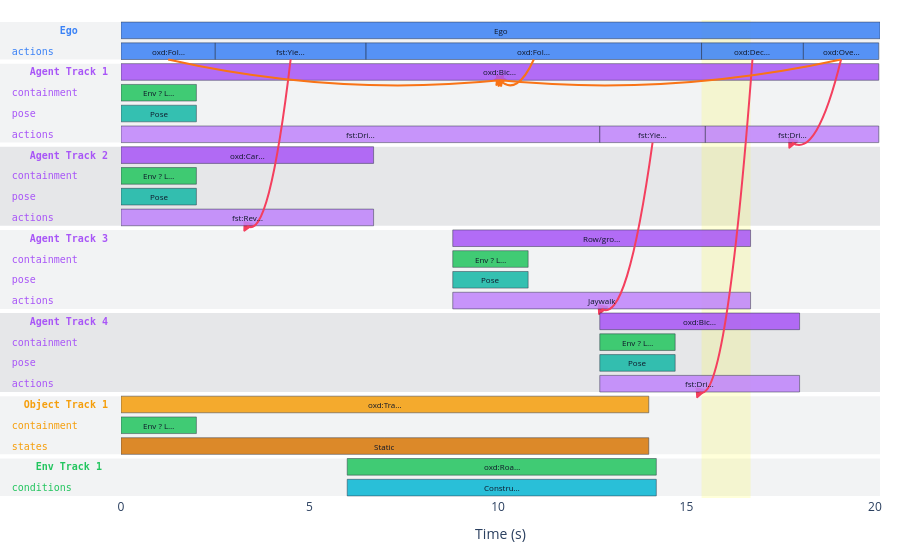

Write notebook code for a chart like this one.
### Markdown cell above
## 4. Headless timeline figure

`viz.render_timeline(seq, highlight=...)` returns a static
`plotly.graph_objects.Figure` with one row per track group
(Ego / Agents / Traffic Lights / Objects / Environments) and
causal relationship arrows such as `because_of` overlaid. The
`highlight` band marks a window — pass `m.interval` to focus
attention on the match.

### Code cell
fig = viz.render_timeline(seq, highlight=(m.interval.start, m.interval.end))
fig

### Figure 1 — Plotly figure (JSON) as saved in the notebook; plotly's stock layout.template omitted (floating-point values rounded to 4 significant figures)
{"data": [{"hoverinfo": "text", "hovertext": "oxd:Road (Environment1)<br>[6.00s – 14.20s]<br>track: env_0", "marker": {"color": "#22c55e", "opacity": 0, "size": 20}, "mode": "markers", "name": "hover:segment:env_0_0", "showlegend": false, "type": "scatter", "x": [10.1], "xaxis": "x", "y": [21.0], "yaxis": "y"}, {"hoverinfo": "text", "hovertext": "Construction Zone (Condition1)<br>[6.00s – 14.20s]<br>track: env_0", "marker": {"color": "#06b6d4", "opacity": 0, "size": 20}, "mode": "markers", "name": "hover:segment:cond_0_1", "showlegend": false, "type": "scatter", "x": [10.1], "xaxis": "x", "y": [22.0], "yaxis": "y"}, {"hoverinfo": "text", "hovertext": "Ego<br>[0.00s – 20.13s]<br>track: ego_act", "marker": {"color": "#3b82f6", "opacity": 0, "size": 20}, "mode": "markers", "name": "hover:segment:ego_parent_2", "showlegend": false, "type": "scatter", "x": [10.07], "xaxis": "x", "y": [0.0], "yaxis": "y"}, {"hoverinfo": "text", "hovertext": "oxd:FollowRoadUser<br>[0.00s – 2.50s]<br>track: ego_act", "marker": {"color": "#3b82f6", "opacity": 0, "size": 20}, "mode": "markers", "name": "hover:segment:ego_act_3", "showlegend": false, "type": "scatter", "x": [1.25], "xaxis": "x", "y": [1.0], "yaxis": "y"}, {"hoverinfo": "text", "hovertext": "fst:Yield<br>[2.50s – 6.50s]<br>track: ego_act", "marker": {"color": "#3b82f6", "opacity": 0, "size": 20}, "mode": "markers", "name": "hover:segment:ego_act_4", "showlegend": false, "type": "scatter", "x": [4.5], "xaxis": "x", "y": [1.0], "yaxis": "y"}, {"hoverinfo": "text", "hovertext": "oxd:FollowRoadUser<br>[6.50s – 15.40s]<br>track: ego_act", "marker": {"color": "#3b82f6", "opacity": 0, "size": 20}, "mode": "markers", "name": "hover:segment:ego_act_5", "showlegend": false, "type": "scatter", "x": [10.95], "xaxis": "x", "y": [1.0], "yaxis": "y"}, {"hoverinfo": "text", "hovertext": "oxd:Decelerate<br>[15.40s – 18.10s]<br>track: ego_act", "marker": {"color": "#3b82f6", "opacity": 0, "size": 20}, "mode": "markers", "name": "hover:segment:ego_act_6", "showlegend": false, "type": "scatter", "x": [16.75], "xaxis": "x", "y": [1.0], "yaxis": "y"}, {"hoverinfo": "text", "hovertext": "oxd:Overtake<br>[18.10s – 20.10s]<br>track: ego_act", "marker": {"color": "#3b82f6", "opacity": 0, "size": 20}, "mode": "markers", "name": "hover:segment:ego_act_7", "showlegend": false, "type": "scatter", "x": [19.1], "xaxis": "x", "y": [1.0], "yaxis": "y"}, {"hoverinfo": "text", "hovertext": "oxd:TrafficCone (Object1)<br>[0.00s – 14.00s]<br>track: obj_0", "marker": {"color": "#f59e0b", "opacity": 0, "size": 20}, "mode": "markers", "name": "hover:segment:obj_0_9", "showlegend": false, "type": "scatter", "x": [7.0], "xaxis": "x", "y": [18.0], "yaxis": "y"}, {"hoverinfo": "text", "hovertext": "Static<br>[0.00s – 14.00s]<br>track: obj_0", "marker": {"color": "#d97706", "opacity": 0, "size": 20}, "mode": "markers", "name": "hover:segment:obj_state_0_0_10", "showlegend": false, "type": "scatter", "x": [7.0], "xaxis": "x", "y": [20.0], "yaxis": "y"}, {"hoverinfo": "text", "hovertext": "Env ? Lane none<br>[0.00s – 2.00s]<br>track: obj_0", "marker": {"color": "#22c55e", "opacity": 0, "size": 20}, "mode": "markers", "name": "hover:segment:obj_cont_0_0_11", "showlegend": false, "type": "scatter", "x": [1.0], "xaxis": "x", "y": [19.0], "yaxis": "y"}, {"hoverinfo": "text", "hovertext": "oxd:Bicycle [Agent]<br>[0.00s – 20.10s]<br>track: agent_0", "marker": {"color": "#a855f7", "opacity": 0, "size": 20}, "mode": "markers", "name": "hover:segment:agent_0_12", "showlegend": false, "type": "scatter", "x": [10.05], "xaxis": "x", "y": [2.0], "yaxis": "y"}, {"hoverinfo": "text", "hovertext": "fst:DrivingInLane<br>[0.00s – 12.70s]<br>track: agent_0", "marker": {"color": "#c084fc", "opacity": 0, "size": 20}, "mode": "markers", "name": "hover:segment:agent_action_0_0_13", "showlegend": false, "type": "scatter", "x": [6.35], "xaxis": "x", "y": [5.0], "yaxis": "y"}, {"hoverinfo": "text", "hovertext": "fst:Yield<br>[12.70s – 15.50s]<br>track: agent_0", "marker": {"color": "#c084fc", "opacity": 0, "size": 20}, "mode": "markers", "name": "hover:segment:agent_action_0_1_14", "showlegend": false, "type": "scatter", "x": [14.1], "xaxis": "x", "y": [5.0], "yaxis": "y"}, {"hoverinfo": "text", "hovertext": "fst:DrivingInLane<br>[15.50s – 20.10s]<br>track: agent_0", "marker": {"color": "#c084fc", "opacity": 0, "size": 20}, "mode": "markers", "name": "hover:segment:agent_action_0_2_15", "showlegend": false, "type": "scatter", "x": [17.8], "xaxis": "x", "y": [5.0], "yaxis": "y"}, {"hoverinfo": "text", "hovertext": "Pose<br>[0.00s – 2.00s]<br>track: agent_0", "marker": {"color": "#14b8a6", "opacity": 0, "size": 20}, "mode": "markers", "name": "hover:segment:agent_pose_0_0_16", "showlegend": false, "type": "scatter", "x": [1.0], "xaxis": "x", "y": [4.0], "yaxis": "y"}, {"hoverinfo": "text", "hovertext": "Env ? Lane none<br>[0.00s – 2.00s]<br>track: agent_0", "marker": {"color": "#22c55e", "opacity": 0, "size": 20}, "mode": "markers", "name": "hover:segment:agent_cont_0_0_17", "showlegend": false, "type": "scatter", "x": [1.0], "xaxis": "x", "y": [3.0], "yaxis": "y"}, {"hoverinfo": "text", "hovertext": "oxd:Car [Agent]<br>[0.00s – 6.70s]<br>track: agent_1", "marker": {"color": "#a855f7", "opacity": 0, "size": 20}, "mode": "markers", "name": "hover:segment:agent_1_19", "showlegend": false, "type": "scatter", "x": [3.35], "xaxis": "x", "y": [6.0], "yaxis": "y"}, {"hoverinfo": "text", "hovertext": "fst:Reverse<br>[0.00s – 6.70s]<br>track: agent_1", "marker": {"color": "#c084fc", "opacity": 0, "size": 20}, "mode": "markers", "name": "hover:segment:agent_action_1_0_20", "showlegend": false, "type": "scatter", "x": [3.35], "xaxis": "x", "y": [9.0], "yaxis": "y"}, {"hoverinfo": "text", "hovertext": "Pose<br>[0.00s – 2.00s]<br>track: agent_1", "marker": {"color": "#14b8a6", "opacity": 0, "size": 20}, "mode": "markers", "name": "hover:segment:agent_pose_1_0_21", "showlegend": false, "type": "scatter", "x": [1.0], "xaxis": "x", "y": [8.0], "yaxis": "y"}, {"hoverinfo": "text", "hovertext": "Env ? Lane none<br>[0.00s – 2.00s]<br>track: agent_1", "marker": {"color": "#22c55e", "opacity": 0, "size": 20}, "mode": "markers", "name": "hover:segment:agent_cont_1_0_22", "showlegend": false, "type": "scatter", "x": [1.0], "xaxis": "x", "y": [7.0], "yaxis": "y"}, {"hoverinfo": "text", "hovertext": "Row/group Pedestrian (Adult) [Agent]<br>[8.80s – 16.70s]<br>track: agent_2", "marker": {"color": "#a855f7", "opacity": 0, "size": 20}, "mode": "markers", "name": "hover:segment:agent_2_23", "showlegend": false, "type": "scatter", "x": [12.75], "xaxis": "x", "y": [10.0], "yaxis": "y"}, {"hoverinfo": "text", "hovertext": "Jaywalk<br>[8.80s – 16.70s]<br>track: agent_2", "marker": {"color": "#c084fc", "opacity": 0, "size": 20}, "mode": "markers", "name": "hover:segment:agent_action_2_0_24", "showlegend": false, "type": "scatter", "x": [12.75], "xaxis": "x", "y": [13.0], "yaxis": "y"}, {"hoverinfo": "text", "hovertext": "Pose<br>[8.80s – 10.80s]<br>track: agent_2", "marker": {"color": "#14b8a6", "opacity": 0, "size": 20}, "mode": "markers", "name": "hover:segment:agent_pose_2_0_25", "showlegend": false, "type": "scatter", "x": [9.8], "xaxis": "x", "y": [12.0], "yaxis": "y"}, {"hoverinfo": "text", "hovertext": "Env ? Lane none<br>[8.80s – 10.80s]<br>track: agent_2", "marker": {"color": "#22c55e", "opacity": 0, "size": 20}, "mode": "markers", "name": "hover:segment:agent_cont_2_0_26", "showlegend": false, "type": "scatter", "x": [9.8], "xaxis": "x", "y": [11.0], "yaxis": "y"}, {"hoverinfo": "text", "hovertext": "oxd:Bicycle [Agent]<br>[12.70s – 18.00s]<br>track: agent_3", "marker": {"color": "#a855f7", "opacity": 0, "size": 20}, "mode": "markers", "name": "hover:segment:agent_3_27", "showlegend": false, "type": "scatter", "x": [15.35], "xaxis": "x", "y": [14.0], "yaxis": "y"}, {"hoverinfo": "text", "hovertext": "fst:DrivingInLane<br>[12.70s – 18.00s]<br>track: agent_3", "marker": {"color": "#c084fc", "opacity": 0, "size": 20}, "mode": "markers", "name": "hover:segment:agent_action_3_0_28", "showlegend": false, "type": "scatter", "x": [15.35], "xaxis": "x", "y": [17.0], "yaxis": "y"}, {"hoverinfo": "text", "hovertext": "Pose<br>[12.70s – 14.70s]<br>track: agent_3", "marker": {"color": "#14b8a6", "opacity": 0, "size": 20}, "mode": "markers", "name": "hover:segment:agent_pose_3_0_29", "showlegend": false, "type": "scatter", "x": [13.7], "xaxis": "x", "y": [16.0], "yaxis": "y"}, {"hoverinfo": "text", "hovertext": "Env ? Lane none<br>[12.70s – 14.70s]<br>track: agent_3", "marker": {"color": "#22c55e", "opacity": 0, "size": 20}, "mode": "markers", "name": "hover:segment:agent_cont_3_0_30", "showlegend": false, "type": "scatter", "x": [13.7], "xaxis": "x", "y": [15.0], "yaxis": "y"}, {"hoverinfo": "text", "hovertext": "because_of<br>fst:Yield<br>  → fst:Reverse", "marker": {"angle": -35.71, "color": "#f43f5e", "line": {"color": "#f43f5e", "width": 1.5}, "size": 10, "symbol": "triangle-up"}, "mode": "markers", "name": "arrowhead:because_of:ego_act_4->agent_action_1_0_20", "showlegend": false, "type": "scatter", "x": [3.35], "xaxis": "x", "y": [9.4], "yaxis": "y"}, {"hoverinfo": "text", "hovertext": "because_of<br>fst:Yield<br>  → fst:Reverse", "marker": {"color": "#f43f5e", "opacity": 0, "size": 18}, "mode": "markers", "name": "hover:arrow:because_of:ego_act_4->agent_action_1_0_20", "showlegend": false, "type": "scatter", "x": [3.925], "xaxis": "x", "y": [7.8], "yaxis": "y"}, {"hoverinfo": "text", "hovertext": "because_of<br>oxd:Decelerate<br>  → fst:DrivingInLane", "marker": {"angle": -41.19, "color": "#f43f5e", "line": {"color": "#f43f5e", "width": 1.5}, "size": 10, "symbol": "triangle-up"}, "mode": "markers", "name": "arrowhead:because_of:ego_act_6->agent_action_3_0_28", "showlegend": false, "type": "scatter", "x": [15.35], "xaxis": "x", "y": [17.4], "yaxis": "y"}, {"hoverinfo": "text", "hovertext": "because_of<br>oxd:Decelerate<br>  → fst:DrivingInLane", "marker": {"color": "#f43f5e", "opacity": 0, "size": 18}, "mode": "markers", "name": "hover:arrow:because_of:ego_act_6->agent_action_3_0_28", "showlegend": false, "type": "scatter", "x": [16.05], "xaxis": "x", "y": [13.8], "yaxis": "y"}, {"hoverinfo": "text", "hovertext": "because_of<br>oxd:Overtake<br>  → fst:DrivingInLane", "marker": {"angle": -39.09, "color": "#f43f5e", "line": {"color": "#f43f5e", "width": 1.5}, "size": 10, "symbol": "triangle-up"}, "mode": "markers", "name": "arrowhead:because_of:ego_act_7->agent_action_0_2_15", "showlegend": false, "type": "scatter", "x": [17.8], "xaxis": "x", "y": [5.4], "yaxis": "y"}, {"hoverinfo": "text", "hovertext": "because_of<br>oxd:Overtake<br>  → fst:DrivingInLane", "marker": {"color": "#f43f5e", "opacity": 0, "size": 18}, "mode": "markers", "name": "hover:arrow:because_of:ego_act_7->agent_action_0_2_15", "showlegend": false, "type": "scatter", "x": [18.45], "xaxis": "x", "y": [4.8], "yaxis": "y"}, {"hoverinfo": "text", "hovertext": "because_of<br>fst:Yield<br>  → Jaywalk", "marker": {"angle": -40.16, "color": "#f43f5e", "line": {"color": "#f43f5e", "width": 1.5}, "size": 10, "symbol": "triangle-up"}, "mode": "markers", "name": "arrowhead:because_of:agent_action_0_1_14->agent_action_2_0_24", "showlegend": false, "type": "scatter", "x": [12.75], "xaxis": "x", "y": [13.4], "yaxis": "y"}, {"hoverinfo": "text", "hovertext": "because_of<br>fst:Yield<br>  → Jaywalk", "marker": {"color": "#f43f5e", "opacity": 0, "size": 18}, "mode": "markers", "name": "hover:arrow:because_of:agent_action_0_1_14->agent_action_2_0_24", "showlegend": false, "type": "scatter", "x": [13.43], "xaxis": "x", "y": [11.8], "yaxis": "y"}, {"hoverinfo": "text", "hovertext": "action_target<br>oxd:FollowRoadUser<br>  → oxd:Bicycle [Agent]", "marker": {"angle": 79.7, "color": "#f97316", "line": {"color": "#f97316", "width": 1.5}, "size": 10, "symbol": "triangle-up"}, "mode": "markers", "name": "arrowhead:action_target:ego_act_3->agent_0_12", "showlegend": false, "type": "scatter", "x": [10.05], "xaxis": "x", "y": [2.4], "yaxis": "y"}, {"hoverinfo": "text", "hovertext": "action_target<br>oxd:FollowRoadUser<br>  → oxd:Bicycle [Agent]", "marker": {"color": "#f97316", "opacity": 0, "size": 18}, "mode": "markers", "name": "hover:arrow:action_target:ego_act_3->agent_0_12", "showlegend": false, "type": "scatter", "x": [5.65], "xaxis": "x", "y": [2.55], "yaxis": "y"}, {"hoverinfo": "text", "hovertext": "action_target<br>oxd:FollowRoadUser<br>  → oxd:Bicycle [Agent]", "marker": {"angle": -29.36, "color": "#f97316", "line": {"color": "#f97316", "width": 1.5}, "size": 10, "symbol": "triangle-up"}, "mode": "markers", "name": "arrowhead:action_target:ego_act_5->agent_0_12", "showlegend": false, "type": "scatter", "x": [10.05], "xaxis": "x", "y": [2.4], "yaxis": "y"}, {"hoverinfo": "text", "hovertext": "action_target<br>oxd:FollowRoadUser<br>  → oxd:Bicycle [Agent]", "marker": {"color": "#f97316", "opacity": 0, "size": 18}, "mode": "markers", "name": "hover:arrow:action_target:ego_act_5->agent_0_12", "showlegend": false, "type": "scatter", "x": [10.5], "xaxis": "x", "y": [2.55], "yaxis": "y"}, {"hoverinfo": "text", "hovertext": "action_target<br>oxd:Overtake<br>  → oxd:Bicycle [Agent]", "marker": {"angle": -79.97, "color": "#f97316", "line": {"color": "#f97316", "width": 1.5}, "size": 10, "symbol": "triangle-up"}, "mode": "markers", "name": "arrowhead:action_target:ego_act_7->agent_0_12", "showlegend": false, "type": "scatter", "x": [10.05], "xaxis": "x", "y": [2.4], "yaxis": "y"}, {"hoverinfo": "text", "hovertext": "action_target<br>oxd:Overtake<br>  → oxd:Bicycle [Agent]", "marker": {"color": "#f97316", "opacity": 0, "size": 18}, "mode": "markers", "name": "hover:arrow:action_target:ego_act_7->agent_0_12", "showlegend": false, "type": "scatter", "x": [14.57], "xaxis": "x", "y": [2.55], "yaxis": "y"}], "layout": {"annotations": [{"font": {"color": "#0f172a", "size": 8}, "name": "label:env_0_0", "showarrow": false, "text": "oxd:Roa…", "x": 10.1, "xref": "x", "y": 21.0, "yref": "y"}, {"font": {"color": "#0f172a", "size": 8}, "name": "label:cond_0_1", "showarrow": false, "text": "Constru…", "x": 10.1, "xref": "x", "y": 22.0, "yref": "y"}, {"font": {"color": "#0f172a", "size": 8}, "name": "label:ego_parent_2", "showarrow": false, "text": "Ego", "x": 10.07, "xref": "x", "y": 0.0, "yref": "y"}, {"font": {"color": "#0f172a", "size": 8}, "name": "label:ego_act_3", "showarrow": false, "text": "oxd:Fol…", "x": 1.25, "xref": "x", "y": 1.0, "yref": "y"}, {"font": {"color": "#0f172a", "size": 8}, "name": "label:ego_act_4", "showarrow": false, "text": "fst:Yie…", "x": 4.5, "xref": "x", "y": 1.0, "yref": "y"}, {"font": {"color": "#0f172a", "size": 8}, "name": "label:ego_act_5", "showarrow": false, "text": "oxd:Fol…", "x": 10.95, "xref": "x", "y": 1.0, "yref": "y"}, {"font": {"color": "#0f172a", "size": 8}, "name": "label:ego_act_6", "showarrow": false, "text": "oxd:Dec…", "x": 16.75, "xref": "x", "y": 1.0, "yref": "y"}, {"font": {"color": "#0f172a", "size": 8}, "name": "label:ego_act_7", "showarrow": false, "text": "oxd:Ove…", "x": 19.1, "xref": "x", "y": 1.0, "yref": "y"}, {"font": {"color": "#0f172a", "size": 8}, "name": "label:obj_0_9", "showarrow": false, "text": "oxd:Tra…", "x": 7.0, "xref": "x", "y": 18.0, "yref": "y"}, {"font": {"color": "#0f172a", "size": 8}, "name": "label:obj_state_0_0_10", "showarrow": false, "text": "Static", "x": 7.0, "xref": "x", "y": 20.0, "yref": "y"}, {"font": {"color": "#0f172a", "size": 8}, "name": "label:obj_cont_0_0_11", "showarrow": false, "text": "Env ? L…", "x": 1.0, "xref": "x", "y": 19.0, "yref": "y"}, {"font": {"color": "#0f172a", "size": 8}, "name": "label:agent_0_12", "showarrow": false, "text": "oxd:Bic…", "x": 10.05, "xref": "x", "y": 2.0, "yref": "y"}, {"font": {"color": "#0f172a", "size": 8}, "name": "label:agent_action_0_0_13", "showarrow": false, "text": "fst:Dri…", "x": 6.35, "xref": "x", "y": 5.0, "yref": "y"}, {"font": {"color": "#0f172a", "size": 8}, "name": "label:agent_action_0_1_14", "showarrow": false, "text": "fst:Yie…", "x": 14.1, "xref": "x", "y": 5.0, "yref": "y"}, {"font": {"color": "#0f172a", "size": 8}, "name": "label:agent_action_0_2_15", "showarrow": false, "text": "fst:Dri…", "x": 17.8, "xref": "x", "y": 5.0, "yref": "y"}, {"font": {"color": "#0f172a", "size": 8}, "name": "label:agent_pose_0_0_16", "showarrow": false, "text": "Pose", "x": 1.0, "xref": "x", "y": 4.0, "yref": "y"}, {"font": {"color": "#0f172a", "size": 8}, "name": "label:agent_cont_0_0_17", "showarrow": false, "text": "Env ? L…", "x": 1.0, "xref": "x", "y": 3.0, "yref": "y"}, {"font": {"color": "#0f172a", "size": 8}, "name": "label:agent_1_19", "showarrow": false, "text": "oxd:Car…", "x": 3.35, "xref": "x", "y": 6.0, "yref": "y"}, {"font": {"color": "#0f172a", "size": 8}, "name": "label:agent_action_1_0_20", "showarrow": false, "text": "fst:Rev…", "x": 3.35, "xref": "x", "y": 9.0, "yref": "y"}, {"font": {"color": "#0f172a", "size": 8}, "name": "label:agent_pose_1_0_21", "showarrow": false, "text": "Pose", "x": 1.0, "xref": "x", "y": 8.0, "yref": "y"}, {"font": {"color": "#0f172a", "size": 8}, "name": "label:agent_cont_1_0_22", "showarrow": false, "text": "Env ? L…", "x": 1.0, "xref": "x", "y": 7.0, "yref": "y"}, {"font": {"color": "#0f172a", "size": 8}, "name": "label:agent_2_23", "showarrow": false, "text": "Row/gro…", "x": 12.75, "xref": "x", "y": 10.0, "yref": "y"}, {"font": {"color": "#0f172a", "size": 8}, "name": "label:agent_action_2_0_24", "showarrow": false, "text": "Jaywalk", "x": 12.75, "xref": "x", "y": 13.0, "yref": "y"}, {"font": {"color": "#0f172a", "size": 8}, "name": "label:agent_pose_2_0_25", "showarrow": false, "text": "Pose", "x": 9.8, "xref": "x", "y": 12.0, "yref": "y"}, {"font": {"color": "#0f172a", "size": 8}, "name": "label:agent_cont_2_0_26", "showarrow": false, "text": "Env ? L…", "x": 9.8, "xref": "x", "y": 11.0, "yref": "y"}, {"font": {"color": "#0f172a", "size": 8}, "name": "label:agent_3_27", "showarrow": false, "text": "oxd:Bic…", "x": 15.35, "xref": "x", "y": 14.0, "yref": "y"}, {"font": {"color": "#0f172a", "size": 8}, "name": "label:agent_action_3_0_28", "showarrow": false, "text": "fst:Dri…", "x": 15.35, "xref": "x", "y": 17.0, "yref": "y"}, {"font": {"color": "#0f172a", "size": 8}, "name": "label:agent_pose_3_0_29", "showarrow": false, "text": "Pose", "x": 13.7, "xref": "x", "y": 16.0, "yref": "y"}, {"font": {"color": "#0f172a", "size": 8}, "name": "label:agent_cont_3_0_30", "showarrow": false, "text": "Env ? L…", "x": 13.7, "xref": "x", "y": 15.0, "yref": "y"}], "height": 552, "margin": {"b": 40, "l": 80, "r": 20, "t": 20}, "shapes": [{"fillcolor": "rgba(15, 23, 42, 0.05)", "layer": "below", "line": {"width": 0}, "name": "entity_block:Ego:0", "opacity": 1.0, "type": "rect", "x0": -0.18, "x1": 1.0, "xref": "paper", "y0": -0.4, "y1": 1.4, "yref": "y"}, {"fillcolor": "rgba(15, 23, 42, 0.05)", "layer": "below", "line": {"width": 0}, "name": "entity_block:Agents:0", "opacity": 1.0, "type": "rect", "x0": -0.18, "x1": 1.0, "xref": "paper", "y0": 1.6, "y1": 5.4, "yref": "y"}, {"fillcolor": "rgba(15, 23, 42, 0.1)", "layer": "below", "line": {"width": 0}, "name": "entity_block:Agents:1", "opacity": 1.0, "type": "rect", "x0": -0.18, "x1": 1.0, "xref": "paper", "y0": 5.6, "y1": 9.4, "yref": "y"}, {"fillcolor": "rgba(15, 23, 42, 0.05)", "layer": "below", "line": {"width": 0}, "name": "entity_block:Agents:2", "opacity": 1.0, "type": "rect", "x0": -0.18, "x1": 1.0, "xref": "paper", "y0": 9.6, "y1": 13.4, "yref": "y"}, {"fillcolor": "rgba(15, 23, 42, 0.1)", "layer": "below", "line": {"width": 0}, "name": "entity_block:Agents:3", "opacity": 1.0, "type": "rect", "x0": -0.18, "x1": 1.0, "xref": "paper", "y0": 13.6, "y1": 17.4, "yref": "y"}, {"fillcolor": "rgba(15, 23, 42, 0.05)", "layer": "below", "line": {"width": 0}, "name": "entity_block:Objects:0", "opacity": 1.0, "type": "rect", "x0": -0.18, "x1": 1.0, "xref": "paper", "y0": 17.6, "y1": 20.4, "yref": "y"}, {"fillcolor": "rgba(15, 23, 42, 0.05)", "layer": "below", "line": {"width": 0}, "name": "entity_block:Environments:0", "opacity": 1.0, "type": "rect", "x0": -0.18, "x1": 1.0, "xref": "paper", "y0": 20.6, "y1": 22.4, "yref": "y"}, {"fillcolor": "yellow", "layer": "below", "line": {"width": 0}, "name": "highlight", "opacity": 0.15, "type": "rect", "x0": 15.4, "x1": 16.7, "xref": "x", "y0": -0.5, "y1": 22.5, "yref": "y"}, {"fillcolor": "#22c55e", "layer": "above", "line": {"color": "#0f172a", "width": 0.5}, "name": "segment:env_0_0", "opacity": 0.85, "type": "rect", "x0": 6.0, "x1": 14.2, "xref": "x", "y0": 20.6, "y1": 21.4, "yref": "y"}, {"fillcolor": "#06b6d4", "layer": "above", "line": {"color": "#0f172a", "width": 0.5}, "name": "segment:cond_0_1", "opacity": 0.85, "type": "rect", "x0": 6.0, "x1": 14.2, "xref": "x", "y0": 21.6, "y1": 22.4, "yref": "y"}, {"fillcolor": "#3b82f6", "layer": "above", "line": {"color": "#0f172a", "width": 0.5}, "name": "segment:ego_parent_2", "opacity": 0.85, "type": "rect", "x0": 0.0, "x1": 20.13, "xref": "x", "y0": -0.4, "y1": 0.4, "yref": "y"}, {"fillcolor": "#3b82f6", "layer": "above", "line": {"color": "#0f172a", "width": 0.5}, "name": "segment:ego_act_3", "opacity": 0.85, "type": "rect", "x0": 0.0, "x1": 2.5, "xref": "x", "y0": 0.6, "y1": 1.4, "yref": "y"}, {"fillcolor": "#3b82f6", "layer": "above", "line": {"color": "#0f172a", "width": 0.5}, "name": "segment:ego_act_4", "opacity": 0.85, "type": "rect", "x0": 2.5, "x1": 6.5, "xref": "x", "y0": 0.6, "y1": 1.4, "yref": "y"}, {"fillcolor": "#3b82f6", "layer": "above", "line": {"color": "#0f172a", "width": 0.5}, "name": "segment:ego_act_5", "opacity": 0.85, "type": "rect", "x0": 6.5, "x1": 15.4, "xref": "x", "y0": 0.6, "y1": 1.4, "yref": "y"}, {"fillcolor": "#3b82f6", "layer": "above", "line": {"color": "#0f172a", "width": 0.5}, "name": "segment:ego_act_6", "opacity": 0.85, "type": "rect", "x0": 15.4, "x1": 18.1, "xref": "x", "y0": 0.6, "y1": 1.4, "yref": "y"}, {"fillcolor": "#3b82f6", "layer": "above", "line": {"color": "#0f172a", "width": 0.5}, "name": "segment:ego_act_7", "opacity": 0.85, "type": "rect", "x0": 18.1, "x1": 20.1, "xref": "x", "y0": 0.6, "y1": 1.4, "yref": "y"}, {"fillcolor": "#f59e0b", "layer": "above", "line": {"color": "#0f172a", "width": 0.5}, "name": "segment:obj_0_9", "opacity": 0.85, "type": "rect", "x0": 0.0, "x1": 14.0, "xref": "x", "y0": 17.6, "y1": 18.4, "yref": "y"}, {"fillcolor": "#d97706", "layer": "above", "line": {"color": "#0f172a", "width": 0.5}, "name": "segment:obj_state_0_0_10", "opacity": 0.85, "type": "rect", "x0": 0.0, "x1": 14.0, "xref": "x", "y0": 19.6, "y1": 20.4, "yref": "y"}, {"fillcolor": "#22c55e", "layer": "above", "line": {"color": "#0f172a", "width": 0.5}, "name": "segment:obj_cont_0_0_11", "opacity": 0.85, "type": "rect", "x0": 0.0, "x1": 2.0, "xref": "x", "y0": 18.6, "y1": 19.4, "yref": "y"}, {"fillcolor": "#a855f7", "layer": "above", "line": {"color": "#0f172a", "width": 0.5}, "name": "segment:agent_0_12", "opacity": 0.85, "type": "rect", "x0": 0.0, "x1": 20.1, "xref": "x", "y0": 1.6, "y1": 2.4, "yref": "y"}, {"fillcolor": "#c084fc", "layer": "above", "line": {"color": "#0f172a", "width": 0.5}, "name": "segment:agent_action_0_0_13", "opacity": 0.85, "type": "rect", "x0": 0.0, "x1": 12.7, "xref": "x", "y0": 4.6, "y1": 5.4, "yref": "y"}, {"fillcolor": "#c084fc", "layer": "above", "line": {"color": "#0f172a", "width": 0.5}, "name": "segment:agent_action_0_1_14", "opacity": 0.85, "type": "rect", "x0": 12.7, "x1": 15.5, "xref": "x", "y0": 4.6, "y1": 5.4, "yref": "y"}, {"fillcolor": "#c084fc", "layer": "above", "line": {"color": "#0f172a", "width": 0.5}, "name": "segment:agent_action_0_2_15", "opacity": 0.85, "type": "rect", "x0": 15.5, "x1": 20.1, "xref": "x", "y0": 4.6, "y1": 5.4, "yref": "y"}, {"fillcolor": "#14b8a6", "layer": "above", "line": {"color": "#0f172a", "width": 0.5}, "name": "segment:agent_pose_0_0_16", "opacity": 0.85, "type": "rect", "x0": 0.0, "x1": 2.0, "xref": "x", "y0": 3.6, "y1": 4.4, "yref": "y"}, {"fillcolor": "#22c55e", "layer": "above", "line": {"color": "#0f172a", "width": 0.5}, "name": "segment:agent_cont_0_0_17", "opacity": 0.85, "type": "rect", "x0": 0.0, "x1": 2.0, "xref": "x", "y0": 2.6, "y1": 3.4, "yref": "y"}, {"fillcolor": "#a855f7", "layer": "above", "line": {"color": "#0f172a", "width": 0.5}, "name": "segment:agent_1_19", "opacity": 0.85, "type": "rect", "x0": 0.0, "x1": 6.7, "xref": "x", "y0": 5.6, "y1": 6.4, "yref": "y"}, {"fillcolor": "#c084fc", "layer": "above", "line": {"color": "#0f172a", "width": 0.5}, "name": "segment:agent_action_1_0_20", "opacity": 0.85, "type": "rect", "x0": 0.0, "x1": 6.7, "xref": "x", "y0": 8.6, "y1": 9.4, "yref": "y"}, {"fillcolor": "#14b8a6", "layer": "above", "line": {"color": "#0f172a", "width": 0.5}, "name": "segment:agent_pose_1_0_21", "opacity": 0.85, "type": "rect", "x0": 0.0, "x1": 2.0, "xref": "x", "y0": 7.6, "y1": 8.4, "yref": "y"}, {"fillcolor": "#22c55e", "layer": "above", "line": {"color": "#0f172a", "width": 0.5}, "name": "segment:agent_cont_1_0_22", "opacity": 0.85, "type": "rect", "x0": 0.0, "x1": 2.0, "xref": "x", "y0": 6.6, "y1": 7.4, "yref": "y"}, {"fillcolor": "#a855f7", "layer": "above", "line": {"color": "#0f172a", "width": 0.5}, "name": "segment:agent_2_23", "opacity": 0.85, "type": "rect", "x0": 8.8, "x1": 16.7, "xref": "x", "y0": 9.6, "y1": 10.4, "yref": "y"}, {"fillcolor": "#c084fc", "layer": "above", "line": {"color": "#0f172a", "width": 0.5}, "name": "segment:agent_action_2_0_24", "opacity": 0.85, "type": "rect", "x0": 8.8, "x1": 16.7, "xref": "x", "y0": 12.6, "y1": 13.4, "yref": "y"}, {"fillcolor": "#14b8a6", "layer": "above", "line": {"color": "#0f172a", "width": 0.5}, "name": "segment:agent_pose_2_0_25", "opacity": 0.85, "type": "rect", "x0": 8.8, "x1": 10.8, "xref": "x", "y0": 11.6, "y1": 12.4, "yref": "y"}, {"fillcolor": "#22c55e", "layer": "above", "line": {"color": "#0f172a", "width": 0.5}, "name": "segment:agent_cont_2_0_26", "opacity": 0.85, "type": "rect", "x0": 8.8, "x1": 10.8, "xref": "x", "y0": 10.6, "y1": 11.4, "yref": "y"}, {"fillcolor": "#a855f7", "layer": "above", "line": {"color": "#0f172a", "width": 0.5}, "name": "segment:agent_3_27", "opacity": 0.85, "type": "rect", "x0": 12.7, "x1": 18.0, "xref": "x", "y0": 13.6, "y1": 14.4, "yref": "y"}, {"fillcolor": "#c084fc", "layer": "above", "line": {"color": "#0f172a", "width": 0.5}, "name": "segment:agent_action_3_0_28", "opacity": 0.85, "type": "rect", "x0": 12.7, "x1": 18.0, "xref": "x", "y0": 16.6, "y1": 17.4, "yref": "y"}, {"fillcolor": "#14b8a6", "layer": "above", "line": {"color": "#0f172a", "width": 0.5}, "name": "segment:agent_pose_3_0_29", "opacity": 0.85, "type": "rect", "x0": 12.7, "x1": 14.7, "xref": "x", "y0": 15.6, "y1": 16.4, "yref": "y"}, {"fillcolor": "#22c55e", "layer": "above", "line": {"color": "#0f172a", "width": 0.5}, "name": "segment:agent_cont_3_0_30", "opacity": 0.85, "type": "rect", "x0": 12.7, "x1": 14.7, "xref": "x", "y0": 14.6, "y1": 15.4, "yref": "y"}, {"fillcolor": "rgba(0,0,0,0)", "layer": "above", "line": {"color": "#f43f5e", "width": 2}, "name": "arrow:because_of:ego_act_4->agent_action_1_0_20", "path": "M 4.5 1.4 Q 3.925 10.200000000000001 3.35 9.4", "type": "path", "xref": "x", "yref": "y"}, {"fillcolor": "rgba(0,0,0,0)", "layer": "above", "line": {"color": "#f43f5e", "width": 2}, "name": "arrow:because_of:ego_act_6->agent_action_3_0_28", "path": "M 16.75 1.4 Q 16.05 18.200000000000003 15.35 17.400000000000002", "type": "path", "xref": "x", "yref": "y"}, {"fillcolor": "rgba(0,0,0,0)", "layer": "above", "line": {"color": "#f43f5e", "width": 2}, "name": "arrow:because_of:ego_act_7->agent_action_0_2_15", "path": "M 19.1 1.4 Q 18.450000000000003 6.199999999999999 17.8 5.3999999999999995", "type": "path", "xref": "x", "yref": "y"}, {"fillcolor": "rgba(0,0,0,0)", "layer": "above", "line": {"color": "#f43f5e", "width": 2}, "name": "arrow:because_of:agent_action_0_1_14->agent_action_2_0_24", "path": "M 14.1 5.3999999999999995 Q 13.425 14.200000000000001 12.75 13.4", "type": "path", "xref": "x", "yref": "y"}, {"fillcolor": "rgba(0,0,0,0)", "layer": "above", "line": {"color": "#f97316", "width": 2}, "name": "arrow:action_target:ego_act_3->agent_0_12", "path": "M 1.25 1.4 Q 5.65 3.2 10.05 2.4000000000000004", "type": "path", "xref": "x", "yref": "y"}, {"fillcolor": "rgba(0,0,0,0)", "layer": "above", "line": {"color": "#f97316", "width": 2}, "name": "arrow:action_target:ego_act_5->agent_0_12", "path": "M 10.95 1.4 Q 10.5 3.2 10.05 2.4000000000000004", "type": "path", "xref": "x", "yref": "y"}, {"fillcolor": "rgba(0,0,0,0)", "layer": "above", "line": {"color": "#f97316", "width": 2}, "name": "arrow:action_target:ego_act_7->agent_0_12", "path": "M 19.1 1.4 Q 14.575000000000001 3.2 10.05 2.4000000000000004", "type": "path", "xref": "x", "yref": "y"}], "xaxis": {"range": [0, 20.13], "showgrid": false, "title": {"text": "Time (s)"}, "zeroline": false}, "yaxis": {"range": [22.5, -0.5], "showgrid": false, "tickfont": {"family": "ui-monospace, SFMono-Regular, Menlo, Consolas, monospace", "size": 10}, "tickmode": "array", "ticktext": ["<span style=\"color:#3b82f6\"><b>Ego</b>       </span>", "<span style=\"color:#3b82f6\">actions           </span>", "<span style=\"color:#a855f7\"><b>Agent Track 1</b>  </span>", "<span style=\"color:#a855f7\">containment       </span>", "<span style=\"color:#a855f7\">pose              </span>", "<span style=\"color:#a855f7\">actions           </span>", "<span style=\"color:#a855f7\"><b>Agent Track 2</b>  </span>", "<span style=\"color:#a855f7\">containment       </span>", "<span style=\"color:#a855f7\">pose              </span>", "<span style=\"color:#a855f7\">actions           </span>", "<span style=\"color:#a855f7\"><b>Agent Track 3</b>  </span>", "<span style=\"color:#a855f7\">containment       </span>", "<span style=\"color:#a855f7\">pose              </span>", "<span style=\"color:#a855f7\">actions           </span>", "<span style=\"color:#a855f7\"><b>Agent Track 4</b>  </span>", "<span style=\"color:#a855f7\">containment       </span>", "<span style=\"color:#a855f7\">pose              </span>", "<span style=\"color:#a855f7\">actions           </span>", "<span style=\"color:#f59e0b\"><b>Object Track 1</b>  </span>", "<span style=\"color:#f59e0b\">containment       </span>", "<span style=\"color:#f59e0b\">states            </span>", "<span style=\"color:#22c55e\"><b>Env Track 1</b>   </span>", "<span style=\"color:#22c55e\">conditions        </span>"], "tickvals": [0, 1, 2, 3, 4, 5, 6, 7, 8, 9, 10, 11, 12, 13, 14, 15, 16, 17, 18, 19, 20, 21, 22], "zeroline": false}}}
